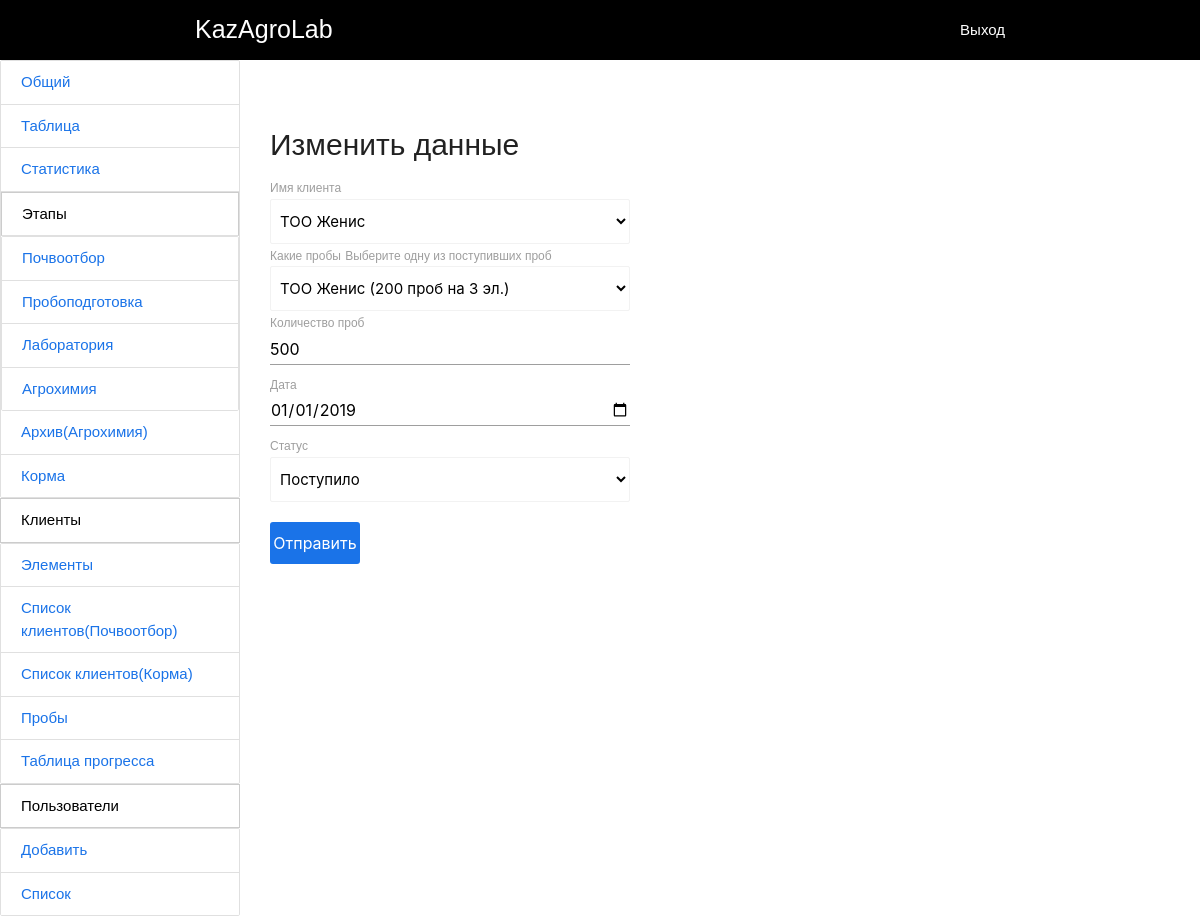
Screenshot of /preparation/103 (signed in) with the database file from the repository.
### navi/models.py (models this page shows, shortened)
class Preparation(models.Model):
    nameClient = models.ForeignKey(Client, on_delete=models.CASCADE)
    countSamples = models.IntegerField(null=True, blank=True)
    samples = models.ForeignKey(Samples, on_delete=models.CASCADE,null=True,blank=True, related_name="preparation")
    date = models.DateField(null=True, blank=True)
    nowTime = models.DateTimeField(auto_now_add=True,blank=True, null=True)
    statusChoice = (
        ('Поступило', 'Поступило'),
        ('В процессе', 'В процессе'),
        ('Готово', 'Готово')
    )
    status = models.CharField(max_length=200,default='Поступило',choices=statusChoice)
    parent = models.ForeignKey(Selection, on_delete=models.CASCADE, blank=True, null=True, related_name = "children")
    selfParent = models.ForeignKey('self', on_delete=models.CASCADE, blank=True, null=True, related_name = "selfChildren")
    class Meta:
        verbose_name = 'Пробоподготовка'
        verbose_name_plural = 'Пробоподготовка'

### navi/myDecorators.py (the view)
        def wrapper(request,*args,**kwargs):
            g = False
            for i in groups:
                for j in list(request.user.groups.all()):
                    if i==str(j):
                        g = True
            if g:
                return func(request,*args,**kwargs)
            else:
                return render(request,'403.html')

### navi/context_processors.py (called while the page is built)
def UserGroups(request):
    user = request.user
    groups = user.groups.all()
    list_group = []
    for i in groups:
        list_group.append(i.name)
    return {"userGroups":list_group}

### navi/models.py (called while the page is built)
    def __str__(self):
        return self.name

### navi/myDecorators.py (called while the page is built)
def hasGroups(groups = []):
    def has_groups(func):
        def wrapper(request,*args,**kwargs):
            g = False
            for i in groups:
                for j in list(request.user.groups.all()):
                    if i==str(j):
                        g = True
            if g:
                return func(request,*args,**kwargs)
            else:
                return render(request,'403.html')
        return wrapper
    return has_groups

### navi/templatetags/mytags.py (called while the page is built)
@register.filter(name='validDate')
def validDate(text):
    if int(text) < 10:
        text = '0' + str(text)
        return text
    else:
        return text

### navi/views.py (called while the page is built)
@login_required(redirect_field_name='login')
@hasGroups(groups = ['Пробоподготовка'])
def detailPreparation(request, pk):
    title = "Пробоподготовка"
    update = 'updatePreparation'
    ss = Preparation.objects.all()
    s = ss.get(pk=pk)
    clients = Client.objects.all()
    client = s.nameClient
    samples = Samples.objects.filter(client=client)
    selfParents = ss.exclude(parent=None)
    selfParent = s.selfParent
    return render(request, 'detail.html', {'title':title, 's': s, 'update':update, 'samples':samples, 'clients':clients,'selfParents':selfParents,'selfParent':selfParent, 'client':str(client)})

### navi/templates/detail.html (shortened to what this page needs)
{% extends 'base.html' %}
{% load mytags %}
{% block content %}
<h2 class="content_title form_add_title">Изменить данные</h2>
<form class="form_add" action="{% url update s.pk %}" method="POST">
    <label for="client_name">Имя клиента</label>
                <select name="nameClient" class="form_add_select" id="client_name" onchange='NewSelect(this.options[this.selectedIndex].getAttribute("data-name"))'>
                    {% for i in clients %}
                        <option value="{{i.pk}}"  data-name="{{i.name}}" {% if i.name == client %} selected {% endif %}>{{i.name}}</option>
                    {% endfor %}
                </select>
    <label for="samples">Какие пробы</label>
               {% if title == 'Пробоподготовка' or title == 'Лаборатория' %}
                    <label for="samples">Выберите одну из поступивших проб</label>
                    <select name="selfParent" class="form_add_select" id="samples">
                        {% for i in selfParents %}
                            {% if i.samples.client.name == client %}
                            <option value="{{i.pk}}" {% if i.pk == selfParent.pk  %}selected{% endif %}>{{i.nameClient}} ({{i.countSamples}} проб на {{ i.samples.elements.all.count }} эл.)</option>
                            {% endif %}
                        {% endfor %}
                    </select>
                {% endif %}
    <label for="prob_count">Количество проб</label>
    <input name="countSamples" type="number" class="input" id="prob_count" required value='{{ s.countSamples }}'>
    <label for="prob_date">Дата</label>
    <input name="date" type="date" class="input" id="prob_date" required value='{{s.date.year}}-{{s.date.month|validDate}}-{{s.date.day|validDate}}'>
    <label for="prob_status">Статус</label>
    <select name="status" id="prob_status" class="form_add_select">
        <option value="Поступило" {% if s.status == 'Поступило' %} selected {% endif %}>Поступило</option>
    </select>
    <button type="submit" class="form_add_btn">Отправить</button>
</form>
{% endblock %}

### navi/static/css/style.css (style rules this page uses)
body { font-family: 'Noto Sans JP', sans-serif; width: 100%; }
.input { height: 2rem !important; margin-top: 18px; outline: none; padding: 12px 12px; }
.content_title { font-size: 39px; margin: 15px 0; font-weight: 600; }
.content_title.form_add_title { font-size: 30px; font-weight: 400; margin-top: 65px; }
.form_add { min-width: 300px; max-width: 360px; margin-bottom: 100px; }
.form_add select { display: block !important; }
.form_add_btn { margin-top: 20px; background-color: #1A73E8; color: #fff; border: 0; padding: 10px 0; border-radius: 3px; width: 90px; font-size: 16px; cursor: pointer; border: 2px solid #1A73E8; transition: 0.3s; }

### rows the page displays
Preparation: countSamples "500", date "01/01/2019", status "Поступило"

### other values shown
form field nameClient "ТОО Женис"
form field selfParent "ТОО Женис (200 проб на 3 эл.)"
